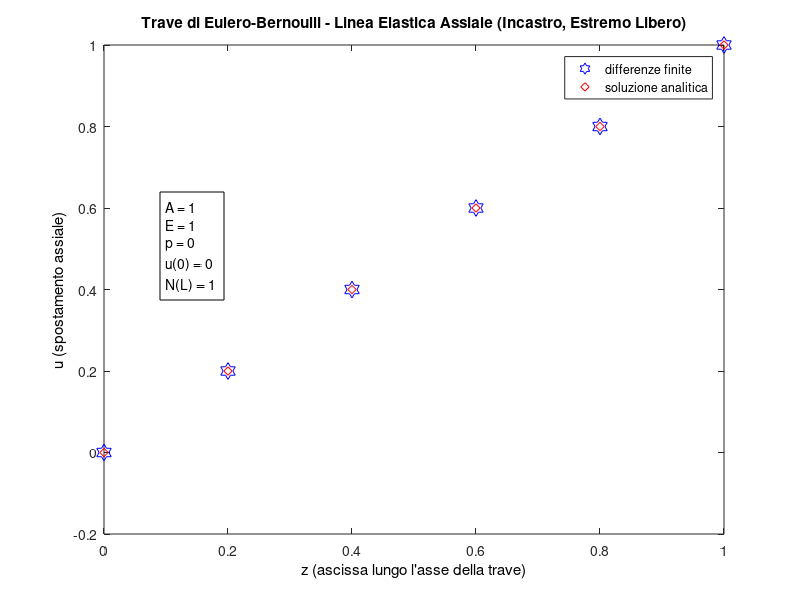

Write MATLAB code to recreate this figure.
% Questo codice risolve il problema di una trave di Eulero-Bernoulli
% modellata con l'equazione della Linea Elastica, studiata nella
% sua componente assiale, risolta numericamente alle Differenze Finite
% in Avanti. Le proprieta' meccaniche, geometriche e di carico assiale distribuito
% possono facilmente essere fatte variare lungo l'asse della trave
% modificando i valori dei vettori 'E', 'A', 'p'. Le condizioni di vincolo
% possono anch'esse essere variate operando opportunamente sulla matrice
% K_ghost e sul vettore dei termini noti 'b_ghost'.
%
% Sviluppato da:
% contact.tutorisland [at] gmail [dot] com
%
% Spiegazioni di dettaglio:
% https://www.youtube.com/playlist?list=PLtHxIAAvyZZ7gcP2gChzLwAwvaLVe_Vgk
%
% Iscriviti a "Tutor Island" su YouTube:
% https://www.youtube.com/channel/UCKkzN06obaHk8mt3iBTp6qw?sub_confirmation=1
%
% Questo codice si trova liberamente disponibile online su:
% https://github.com/TutorIsland/topics/blob/master/Linea_Elastica/Assiale/Differenze_Finite/driver_ghost.m
%
% Stai usando questo codice a livello Accademico/Professionale?
% Considera una donazione
%  - singola, via PayPal a: contact.tutorisland@gmail.com
%  - ricorrente: https://www.patreon.com/tutorisland
%
% Fammi sapere cosa ne pensi del codice, delle spiegazioni e del progetto "Tutor Island" a:
% contact.tutorisland [at] gmail [dot] com
%
% grazie.

clear all;
close all;

% griglia
z_min = 0;
z_max = 1;
L = z_max - z_min;
z = linspace(z_min, z_max, 6);
h = z(2) - z(1); % spaziatura (costante) tra i punti della griglia
% considero 2 punti 'fantasma' al termine dell'asta
g1 = z(end) + h; % ghost point 1
g2 = g1 + h; % ghost point 2
z_ghost = [z g1 g2];
n = size(z, 2); % numero di punti del dominio effettivo
n_ghost = n + 2;

% impostazione delle caratteristiche meccaniche, geometriche e di carico lungo l'asse della trave
E_const = 1.;
A_const = 1.;
p_const = 0.;
% nota: e' necessario specificare caratteristiche meccaniche, geometriche e di carico distribuito anche oltre il dominio dell'asta,
%       per via dei punti fantasma. Ipotizzo E ed A pari al valore nell'ultimo punto del dominio discreto dell'asta,
%       ed il valore nullo per il carico assiale distribuito.
E = zeros(1, n_ghost); % definisco le dimensioni del vettore E
E(1:n) = E_const;      % assegno i valori per le componenti del vettore E da 1 ad n
E(n+1:n+2) = E(n);     % assegno i valori per le ultime 2 componenti del vettore E, corrispondenti ai punti fantasma
A = zeros(1, n_ghost);
A(1:n) = A_const;
A(n+1:n+2) = A_const;
p = zeros(1, n_ghost);
p(1:n) = p_const;
p(n+1 : n+2) = 0.;
N = 1.; % forza assiale all'estremo destro, pari ad 1

% la diagonale principale della matrice
K_diag = zeros(1, n+2);
for id = 1 : n % le ultime 2 righe della matrice non vengono settate, dunque restano pari a 0, per ora
    K_diag(id) = ( (E(id) - E(id+1))*A(id) )  +  ( E(id)*(A(id)-A(id+1)) )  +  ( E(id)*A(id) );
end

% la diagonale superiore a quella principale
K_super = zeros(1, n+1);
for id = 1 : n % l'ultima riga della matrice non viene settata, dunque resta pari a 0, per ora
    K_super(id) = ( (E(id+1) - E(id))*A(id) )  +  ( E(id)*(A(id+1) - A(id)) )  -  ( 2.0*E(id)*A(id) );
end

% la diagonale sopra la diagonale sopra la diagonale principale
K_super_super = zeros(1, n);
K_super_super = E(1:n).*A(1:n);

% costruisco la matrice globale
K_ghost = zeros(n+2); % ( n+2 x n+2 )
K1 = diag(K_diag, 0);  % TODO T.I. spiegare come funziona 'diag' ( crea una matrice diagonale ( n+2 x n+2 ) )
K2 = diag(K_super, 1);
K3 = diag(K_super_super, 2);
% ricorda di MOLTIPLICARE K per 1/h^2 (v. sketch con la spiegazione)!!!!!
% (nota: K_ghost ha le ultime 2 righe nulle, perche' tali sono rimaste dalla sua inizializzazione,
%        dunque moltiplicare per 1/h^2 non modifica tali righe, sulle quali poi andro' ad impostare
%        le condizioni ausiliarie)
K_ghost = ( 1.0/(h^2) ) .* (K1 + K2 + K3);  % TODO T.I. spiegare il  '.*'

b_ghost = zeros(1,n_ghost);
b_ghost(1:n) = p(1:n);

% la sottomatrice 2x2 nell'angolo in basso a destra di K_ghost e gli ultimi 2 elementi di b_ghost li lascio per le condizioni ausiliarie
% imposto le condizioni ausiliarie (c.a.):
% in z = 0 : u(0) = 0
K_ghost(n+1,1) = 1; % uso la riga n+1 per la prima c.a., colonna 1, perche' sto moltiplicando per u_1
b_ghost(n+1) = 0;
% in z = L : u'(L) = N / (E(L)*A(L))
% uso la riga n+2 per la seconda c.a. (in MATLAB e' possibile assegnare direttamente sottomatrici),
% colonne n, n+1 (cioe' moltiplico per u_n e per u_(n+1) )
K_ghost(n+2,n:n+1) = (E(n)*A(n)).*[-1 1]./h;
b_ghost(n+2) = N; % nota: MATLAB e' case-sensitive: 'n' != 'N'

% calcolo gli spostamenti soluzione
u_ghost = K_ghost \ b_ghost'; % attenzione al vettore colonna!

u = u_ghost(1:n); % non considera i 2 punti 'fantasma'
% plot per le soluzioni
ff = figure(1);
p1h = plot(z, u, 'hb'); % plot soluzione numerica
set(p1h, 'markersize', 12) % imposto una dimensione maggiore dei marker della soluzione numerica per renderli piu' visibili

% test - soluzione in caso di:
% - mensola
% - forza assiale unitaria applicata al bordo libero
% - carico assiale distribuito nullo
% - E = const; A = const
u_atteso = ( N .* z ) ./ ( E_const .* A_const );
hold on;
plot(z, u_atteso, 'dr'); % plot soluzione analitica

% aggiungo i dettagli del plot
title('Trave di Eulero-Bernoulli - Linea Elastica Assiale (Incastro, Estremo Libero)');
set(get(gca, 'XLabel'), 'String', 'z (ascissa lungo l''asse della trave)');
set(get(gca, 'YLabel'), 'String', 'u (spostamento assiale)');
legend('differenze finite', 'soluzione analitica');
% specifico i dettagli meccanici, geometrici e di carico in un box a parte
% TODO sprintf to string, al posto di inserire A = 1, etc. hard-coded
dettagli = {'  A = 1', '  E = 1', '  p = 0', '  u(0) = 0', '  N(L) = 1'}; % questo e' un cell array: mi permette di andare a capo nel testo del box
dim = [0.2 0.5 0.08 0.18]; % x0, y0, width, height del box annotazioni
% annotation('textbox', dim, 'String', dettagli, 'FitBoxToText', 'on');
% ha = annotation('textbox', dim, 'String', dettagli, 'backgroundcolor', [0.9, 0.8, 0.4], 'FitBoxToText', 'off');
ha = annotation('textbox', dim, 'String', dettagli, 'FitBoxToText', 'off');
set(ha, 'HorizontAlalignment', 'left', 'VerticalAlignment', 'middle');

% salvo il plot su file
print('eb_axial', '-dpng')